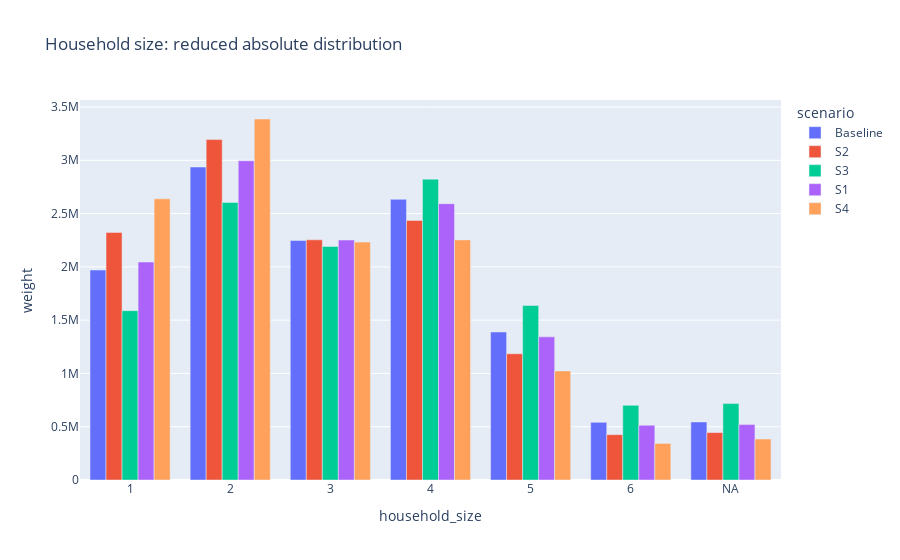

This figure's notebook cell:
### Code cell
df_plot = df_reduced.copy()
df_plot["household_size"] = df_plot["household_size"].astype(str).replace({ str(NA): "NA" })

px.bar(
    df_plot, x = "household_size", y = "weight", color = "scenario", barmode = "group",
    title = "Household size: reduced absolute distribution")

### Figure 1 — Plotly figure (JSON) as saved in the notebook; plotly's stock layout.template omitted (floating-point values rounded to 4 significant figures)
{"data": [{"alignmentgroup": "True", "hovertemplate": "scenario=Baseline<br>household_size=%{x}<br>weight=%{y}<extra></extra>", "legendgroup": "Baseline", "marker": {"color": "#636efa", "pattern": {"shape": ""}}, "name": "Baseline", "offsetgroup": "Baseline", "orientation": "v", "showlegend": true, "textposition": "auto", "type": "bar", "x": ["1", "2", "3", "4", "5", "6", "NA"], "xaxis": "x", "y": [1970000.0, 2937000.0, 2247000.0, 2634000.0, 1389000.0, 540700.0, 545100.0], "yaxis": "y"}, {"alignmentgroup": "True", "hovertemplate": "scenario=S2<br>household_size=%{x}<br>weight=%{y}<extra></extra>", "legendgroup": "S2", "marker": {"color": "#EF553B", "pattern": {"shape": ""}}, "name": "S2", "offsetgroup": "S2", "orientation": "v", "showlegend": true, "textposition": "auto", "type": "bar", "x": ["1", "2", "3", "4", "5", "6", "NA"], "xaxis": "x", "y": [2324000.0, 3194000.0, 2254000.0, 2436000.0, 1185000.0, 425300.0, 445100.0], "yaxis": "y"}, {"alignmentgroup": "True", "hovertemplate": "scenario=S3<br>household_size=%{x}<br>weight=%{y}<extra></extra>", "legendgroup": "S3", "marker": {"color": "#00cc96", "pattern": {"shape": ""}}, "name": "S3", "offsetgroup": "S3", "orientation": "v", "showlegend": true, "textposition": "auto", "type": "bar", "x": ["1", "2", "3", "4", "5", "6", "NA"], "xaxis": "x", "y": [1589000.0, 2605000.0, 2191000.0, 2823000.0, 1637000.0, 700600.0, 717000.0], "yaxis": "y"}, {"alignmentgroup": "True", "hovertemplate": "scenario=S1<br>household_size=%{x}<br>weight=%{y}<extra></extra>", "legendgroup": "S1", "marker": {"color": "#ab63fa", "pattern": {"shape": ""}}, "name": "S1", "offsetgroup": "S1", "orientation": "v", "showlegend": true, "textposition": "auto", "type": "bar", "x": ["1", "2", "3", "4", "5", "6", "NA"], "xaxis": "x", "y": [2045000.0, 2996000.0, 2252000.0, 2593000.0, 1343000.0, 513700.0, 520000.0], "yaxis": "y"}, {"alignmentgroup": "True", "hovertemplate": "scenario=S4<br>household_size=%{x}<br>weight=%{y}<extra></extra>", "legendgroup": "S4", "marker": {"color": "#FFA15A", "pattern": {"shape": ""}}, "name": "S4", "offsetgroup": "S4", "orientation": "v", "showlegend": true, "textposition": "auto", "type": "bar", "x": ["1", "2", "3", "4", "5", "6", "NA"], "xaxis": "x", "y": [2638000.0, 3387000.0, 2232000.0, 2253000.0, 1023000.0, 343100.0, 384500.0], "yaxis": "y"}], "layout": {"barmode": "group", "legend": {"title": {"text": "scenario"}, "tracegroupgap": 0}, "title": {"text": "Household size: reduced absolute distribution"}, "xaxis": {"anchor": "y", "domain": [0, 1], "title": {"text": "household_size"}}, "yaxis": {"anchor": "x", "domain": [0, 1], "title": {"text": "weight"}}}}
